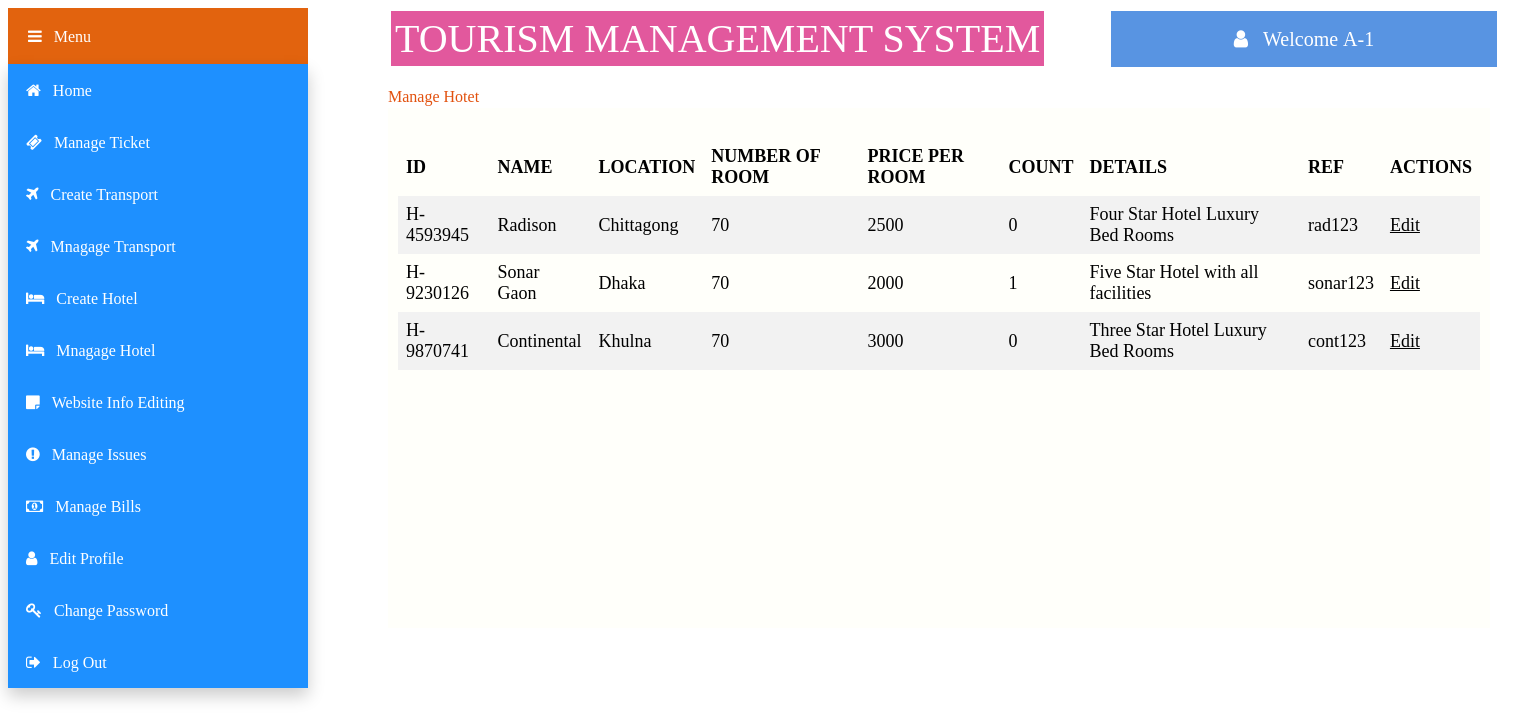
Screenshot of /views/Manager/managehotel.php (signed in) with the database file from the repository.
### tables this page shows
CREATE TABLE `hotel` (
  `h_id` varchar(50) NOT NULL,
  `name` varchar(50) NOT NULL,
  `status` varchar(50) NOT NULL,
  `ref` varchar(50) NOT NULL,
  `price` varchar(50) NOT NULL,
  `room_no` varchar(50) NOT NULL,
  `details` varchar(50) NOT NULL,
  `location` varchar(50) NOT NULL,
  `count` int(50) NOT NULL,
  `e_id` varchar(50) NOT NULL
);

### models/database.php (called while the page is built, shortened)
<?php
	 $serverName="localhost";
	 $userName="root";
	 $password="";
	 $dbName="tms";
	function get($query)
	{
        $data=array();
		global $serverName,$userName,$password,$dbName;
		$conn = mysqli_connect( $serverName, $userName, $password, $dbName);
        $result=mysqli_query($conn,$query);
        if(mysqli_num_rows($result) > 0)
        {
            while($row = mysqli_fetch_assoc($result))
            {
                $entity=array();
                foreach($row as $k=>$v)
                {
                    $entity[$k] = $row[$k];
                }
                $data[] = $entity;
            }
        }
		return $data;
	}
?>

### controllers/hotelController.php (called while the page is built, shortened)
<?php
    require_once '../../models/database.php';
    function getAllHotel()
	{
		$query ="SELECT * FROM hotel WHERE status='active'";
		$htls = get($query);
		return $htls;
    }
?>

### views/Manager/managehotel.php (the view, shortened to what this page needs)
<?php
include '../../controllers/hotelController.php';
$htls=getAllHotel();
?>
<html>
    <head>
        <link rel="stylesheet" href="https://cdnjs.cloudflare.com/ajax/libs/font-awesome/4.7.0/css/font-awesome.min.css">
        <link rel="stylesheet" type="text/css" href="css/managehotel.css">
    </head>
    <body>
        <div class="title" >TOURISM MANAGEMENT SYSTEM
        </div>
        <div class="dropdown">
            <button class="dropbtn"><i class="fa fa-bars">&nbsp;&nbsp;&nbsp;Menu</i></button>
                <div class="dropdown-content">
                    <button class="btn" onClick="location.href='home.php'" value='home'><i class="fa fa-home">&nbsp;&nbsp;&nbsp;Home</i></button><br>
                    <button class="btn" onClick="location.href='manageticket.php'" value='manageticket'><i class="fa fa-ticket">&nbsp;&nbsp;&nbsp;Manage Ticket</i></button><br>
                    <button class="btn" onClick="location.href='createtransport.php'" value='createtransport'><i class="fa fa-plane">&nbsp;&nbsp;&nbsp;Create Transport</i></button><br>
                    <button class="btn" onClick="location.href='managetransport.php'" value='managetransport'><i class="fa fa-plane">&nbsp;&nbsp;&nbsp;Mnagage Transport</i></button><br>
                    <button class="btn" onClick="location.href='createhotel.php'" value='createhotel'><i class="fa fa-bed">&nbsp;&nbsp;&nbsp;Create Hotel</i></button><br>
                    <button class="btn" onClick="location.href='managehotel.php'" value='managehotel'><i class="fa fa-bed">&nbsp;&nbsp;&nbsp;Mnagage Hotel</i></button><br>
                    <button class="btn" onClick="location.href='webinfoediting.php'" value='webinfoediting' ><i class="fa fa-sticky-note">&nbsp;&nbsp;&nbsp;Website Info Editing</i></button><br>
                    <button class="btn" onClick="location.href='manageissue.php'" value='manageissue'><i class="fa fa-exclamation-circle">&nbsp;&nbsp;&nbsp;Manage Issues</i></button><br>
                    <button class="btn" onClick="location.href='managebill.php'" value='managebill'><i class="fa fa-money">&nbsp;&nbsp;&nbsp;Manage Bills</i></button><br>
                    <button class="btn" onClick="location.href='editprofile.php'" value='editprofile'><i class="fa fa-user">&nbsp;&nbsp;&nbsp;Edit Profile</i></button><br>
                    <button class="btn" onClick="location.href='changepassword.php'" value='changepassword'><i class="fa fa-key">&nbsp;&nbsp;&nbsp;Change Password</i></button><br>
                    <button class="btn"  onClick=" location.href='../logout.php'"><i class="fa fa-sign-out">&nbsp;&nbsp;&nbsp;Log Out</i></button><br>
                </div>
        </div>
        <div class="welcome" ><i class="fa fa-user">&nbsp;&nbsp;&nbsp;<?php echo "Welcome ".$_SESSION["loggedinuser"];?></i>
        </div>
        <div class="text" >Manage Hotet</i>
        </div>
        <div class="panel">
        <div id="table-wrapper">
        <div id="table-scroll">
            <table>
                    <tr>
                        <th>ID</th>
                        <th>NAME</th>
                        <th>LOCATION</th>
                        <th>NUMBER OF ROOM</th>
                        <th>PRICE PER ROOM</th>
                        <th>COUNT</th>
                        <th>DETAILS</th>
                        <th>REF</th>
                        <th>ACTIONS</th>
                    </tr>
                    <?php
				        foreach($htls as $htl)
				        {
                            echo "<tr>";
                                echo "<td>".$htl["h_id"]."</td>";
                                echo "<td>".$htl["name"]."</td>";
                                echo "<td>".$htl["location"]."</td>";
                                echo "<td>".$htl["room_no"]."</td>";
                                echo "<td>".$htl["price"]."</td>";
                                echo "<td>".$htl["count"]."</td>";
                                echo "<td>".$htl["details"]."</td>";
                                echo "<td>".$htl["ref"]."</td>";
                                echo '<td><a href="updatehotel.php?id='.$htl["h_id"].'" class="btn1 btn1-success">Edit</a></td>';
                            echo "</tr>";
				        }
			        ?>
        </table>
    </div>
    </div>
    </div>
    </body>
</html>

### views/Manager/css/managehotel.css (style rules this page uses)
.title { background-color: rgb(226, 88, 157); color: white; padding: 4px; min-width:400px; font-size: 40px; text-align: center; border: solid; margin-left:380px; position: absolute; }
.dropbtn { background-color: rgb(226, 99, 14); color: white; padding: 20px; min-width:300px; font-size: 16px; width:30%; text-align:left; border: none; cursor: pointer; }
.dropdown { position: absolute; display: inline-block; }
.dropdown-content { display: block; position: absolute; background-color: #2c2828; min-width: 300px; box-shadow: 0px 8px 16px 0px rgba(0,0,0,0.2); z-index: 1; }
.btn { background-color: DodgerBlue; border: none; color: white; padding: 18px; min-width:300px; font-size: 16px; text-align:left; cursor: pointer; }
.welcome { background-color: rgb(88, 148, 226); color: white; padding: 18px; min-width:350px; font-size: 20px; text-align: center; border: solid; margin-left:1100px; position: absolute; }
table { border-collapse: collapse; width: 100%; }
th, td { text-align: left; padding: 8px; font-size: large; }
tr:nth-child(even) { background-color: #f2f2f2; }
.text { color: rgb(226, 81, 14); margin-top: 80px; font-size: 16px; margin-left:380px; position: absolute; }
#table-wrapper { position:relative; }
#table-scroll { height:100%; overflow:auto; margin-top:20px; }
#table-wrapper table { width:100%; }
#table-wrapper table * { color:black; }
.panel { display: inline-block; background:rgb(255, 255, 250); min-height: 500px; min-width: 1080px; height: 100px; padding: 10px; border: navajowhite; margin-right: 30px; margin-left: 380px; margin-top:100px ; margin-bottom: 300px; }
body { height: 400px; }

### rows the page displays
hotel: h_id "H-4593945", name "Radison", location "Chittagong", room_no "70", price "2500", count "0", details "Four Star Hotel Luxury Bed Rooms", ref "rad123"
hotel: h_id "H-9230126", name "Sonar Gaon", location "Dhaka", room_no "70", price "2000", count "1", details "Five Star Hotel with all facilities", ref "sonar123"
hotel: h_id "H-9870741", name "Continental", location "Khulna", room_no "70", price "3000", count "0", details "Three Star Hotel Luxury Bed Rooms", ref "cont123"

### other values shown
$_SESSION["loggedinuser"] "A-1"
